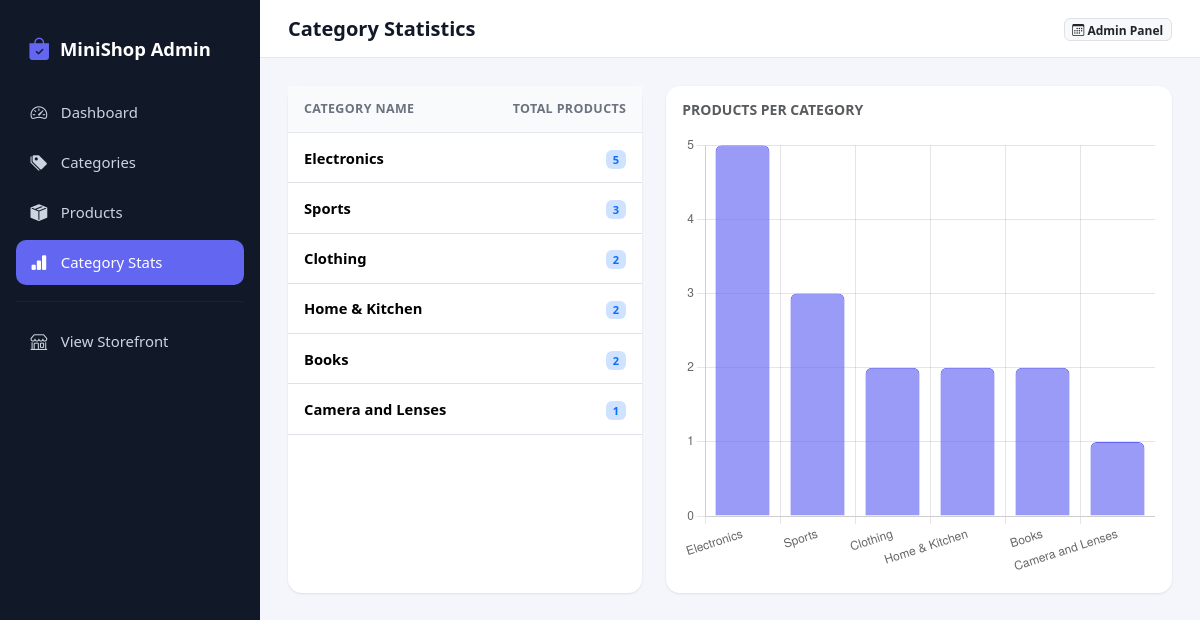
/category-summary, run on the app's committed database.
### tables this page shows
CREATE TABLE categories (
            category_id   INTEGER PRIMARY KEY AUTOINCREMENT,
            category_name TEXT NOT NULL UNIQUE
        );

### app.py (the view)
@app.route("/category-summary")
def category_summary():
    conn = get_db_connection()
    summary = conn.execute(
        """
        SELECT c.category_name AS category_name,
               COUNT(p.product_id) AS total_products
        FROM categories c
        LEFT JOIN products p ON p.category_id = c.category_id
        GROUP BY c.category_id, c.category_name
        ORDER BY total_products DESC
        """
    ).fetchall()
    conn.close()
    chart_labels = [row["category_name"] for row in summary]
    chart_data = [row["total_products"] for row in summary]
    return render_template(
        "category_summary.html",
        summary=summary,
        chart_labels=chart_labels,
        chart_data=chart_data,
    )

### app.py (called while the page is built)
def get_db_connection():
    conn = sqlite3.connect(DB_NAME)
    conn.row_factory = sqlite3.Row
    conn.execute("PRAGMA foreign_keys = ON")
    return conn

### templates/category_summary.html (shortened to what this page needs)
{% extends "base.html" %}
{% block page_title %}Category Statistics{% endblock %}
{% block content %}
<div class="row g-4">
    <div class="col-lg-5">
        <div class="card h-100">
            <div class="card-body p-0">
                <div class="table-responsive">
                    <table class="table table-hover align-middle mb-0">
                        <thead>
                            <tr>
                                <th>Category Name</th>
                                <th class="text-end">Total Products</th>
                            </tr>
                        </thead>
                        <tbody>
                            {% for row in summary %}
                            <tr>
                                <td class="fw-semibold">{{ row.category_name }}</td>
                                <td class="text-end">
                                    <span class="badge bg-primary-subtle text-primary">{{ row.total_products }}</span>
                                </td>
                            </tr>
                            {% else %}
                            <tr>
                                <td colspan="2" class="text-center text-muted py-4">No data available.</td>
                            </tr>
                            {% endfor %}
                        </tbody>
                    </table>
                </div>
            </div>
        </div>
    </div>
    <div class="col-lg-7">
        <div class="card h-100">
            <div class="card-body">
                <h6 class="text-muted text-uppercase small fw-bold mb-3">Products per Category</h6>
                <canvas id="categoryChart" height="280"></canvas>
            </div>
        </div>
    </div>
</div>
{% endblock %}
{% block extra_scripts %}
<script>
    const ctx = document.getElementById('categoryChart').getContext('2d');
    new Chart(ctx, {
        type: 'bar',
        data: {
            labels: {{ chart_labels|tojson }},
            datasets: [{
                label: 'Total Products',
                data: {{ chart_data|tojson }},
                backgroundColor: 'rgba(99, 102, 241, 0.65)',
                borderColor: 'rgba(99, 102, 241, 1)',
                borderWidth: 1,
                borderRadius: 6,
                maxBarThickness: 60
            }]
        },
        options: {
            responsive: true,
            plugins: {
                legend: { display: false }
            },
            scales: {
                y: {
                    beginAtZero: true,
                    ticks: { precision: 0 }
                }
            }
        }
    });
</script>
{% endblock %}

### static/css/style.css (style rules this page uses)
:root { --brand-primary: #6366f1; --brand-primary-dark: #4f46e5; --sidebar-bg: #111827; --sidebar-bg-hover: #1f2937; --page-bg: #f4f6fb; --card-radius: 14px; }
* { box-sizing: border-box; }
body { background-color: var(--page-bg); font-family: 'Segoe UI', system-ui, -apple-system, sans-serif; color: #1f2330; }
.card { border: none; border-radius: var(--card-radius); box-shadow: 0 1px 3px rgba(16, 24, 40, 0.06), 0 1px 2px rgba(16, 24, 40, 0.04); }
.table thead th { background: #f9fafb; font-size: 0.78rem; text-transform: uppercase; letter-spacing: 0.03em; color: #6b7280; border-bottom: 1px solid #e5e7eb; padding: 0.85rem 1rem; }
.table tbody td { padding: 0.85rem 1rem; font-size: 0.92rem; }

### data on the page
categories: category_name "Electronics", total_products "5"
categories: category_name "Sports", total_products "3"
categories: category_name "Clothing", total_products "2"
categories: category_name "Home & Kitchen", total_products "2"
categories: category_name "Books", total_products "2"
categories: category_name "Camera and Lenses", total_products "1"

### other printed values
chart data {{ chart_data|tojson }} [5, 3, 2, 2, 2, 1]
